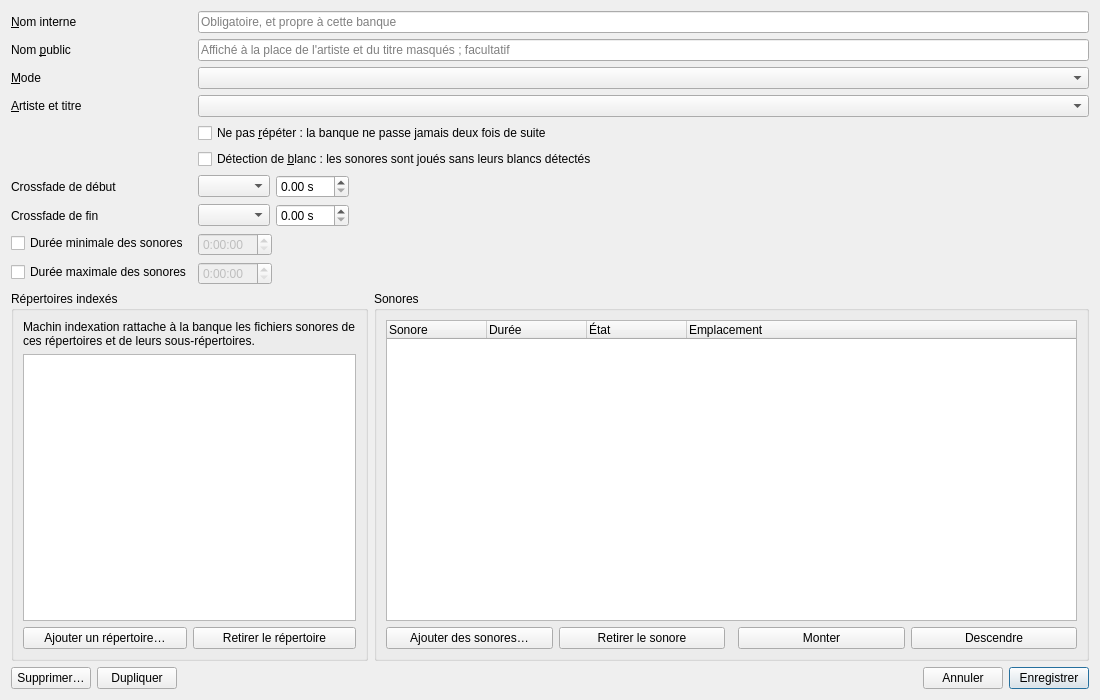
<?xml version="1.0" encoding="UTF-8"?>
<ui version="4.0">
 <class>FicheBanque</class>
 <widget class="QWidget" name="FicheBanque">
  <property name="geometry">
   <rect>
    <x>0</x>
    <y>0</y>
    <width>1100</width>
    <height>700</height>
   </rect>
  </property>
  <layout class="QVBoxLayout" name="disposition" stretch="0,1,0">
   <item>
    <layout class="QFormLayout" name="formulaire">
     <item row="0" column="0">
      <widget class="QLabel" name="etiquette_nom_interne">
       <property name="text">
        <string>&amp;Nom interne</string>
       </property>
       <property name="buddy">
        <cstring>nom_interne</cstring>
       </property>
      </widget>
     </item>
     <item row="0" column="1">
      <widget class="QLineEdit" name="nom_interne">
       <property name="maxLength">
        <number>255</number>
       </property>
       <property name="placeholderText">
        <string>Obligatoire, et propre à cette banque</string>
       </property>
      </widget>
     </item>
     <item row="1" column="0">
      <widget class="QLabel" name="etiquette_nom_public">
       <property name="text">
        <string>Nom &amp;public</string>
       </property>
       <property name="buddy">
        <cstring>nom_public</cstring>
       </property>
      </widget>
     </item>
     <item row="1" column="1">
      <widget class="QLineEdit" name="nom_public">
       <property name="maxLength">
        <number>255</number>
       </property>
       <property name="placeholderText">
        <string>Affiché à la place de l'artiste et du titre masqués ; facultatif</string>
       </property>
      </widget>
     </item>
     <item row="2" column="0">
      <widget class="QLabel" name="etiquette_mode">
       <property name="text">
        <string>&amp;Mode</string>
       </property>
       <property name="buddy">
        <cstring>mode</cstring>
       </property>
      </widget>
     </item>
     <item row="2" column="1">
      <widget class="QComboBox" name="mode"/>
     </item>
     <item row="3" column="0">
      <widget class="QLabel" name="etiquette_masquage">
       <property name="text">
        <string>&amp;Artiste et titre</string>
       </property>
       <property name="buddy">
        <cstring>masquage</cstring>
       </property>
      </widget>
     </item>
     <item row="3" column="1">
      <widget class="QComboBox" name="masquage"/>
     </item>
     <item row="4" column="1">
      <widget class="QCheckBox" name="ne_pas_repeter">
       <property name="text">
        <string>Ne pas &amp;répéter : la banque ne passe jamais deux fois de suite</string>
       </property>
      </widget>
     </item>
     <item row="5" column="1">
      <widget class="QCheckBox" name="detection_blancs">
       <property name="text">
        <string>Détection de &amp;blanc : les sonores sont joués sans leurs blancs détectés</string>
       </property>
       <property name="toolTip">
        <string>Chaque sonore joué via la banque commence à son début détecté et s'arrête à sa fin détectée, mesurés par l'audit complet.</string>
       </property>
      </widget>
     </item>
     <item row="6" column="0">
      <widget class="QLabel" name="etiquette_crossfade_debut">
       <property name="text">
        <string>Crossfade de début</string>
       </property>
       <property name="buddy">
        <cstring>regle_crossfade_debut</cstring>
       </property>
      </widget>
     </item>
     <item row="6" column="1">
      <layout class="QHBoxLayout" name="disposition_crossfade_debut" stretch="0,0,1">
       <item>
        <widget class="QComboBox" name="regle_crossfade_debut">
         <property name="toolTip">
          <string>Le crossfade de début des sonores joués via cette banque : le leur, celui de la banque pour ceux qui n'en ont pas, ou celui de la banque pour tous</string>
         </property>
        </widget>
       </item>
       <item>
        <widget class="QDoubleSpinBox" name="crossfade_debut">
         <property name="suffix">
          <string> s</string>
         </property>
         <property name="decimals">
          <number>2</number>
         </property>
         <property name="maximum">
          <double>600.0</double>
         </property>
         <property name="singleStep">
          <double>0.5</double>
         </property>
        </widget>
       </item>
       <item>
        <spacer name="espace_crossfade_debut">
         <property name="orientation">
          <enum>Qt::Orientation::Horizontal</enum>
         </property>
        </spacer>
       </item>
      </layout>
     </item>
     <item row="7" column="0">
      <widget class="QLabel" name="etiquette_crossfade_fin">
       <property name="text">
        <string>Crossfade de fin</string>
       </property>
       <property name="buddy">
        <cstring>regle_crossfade_fin</cstring>
       </property>
      </widget>
     </item>
     <item row="7" column="1">
      <layout class="QHBoxLayout" name="disposition_crossfade_fin" stretch="0,0,1">
       <item>
        <widget class="QComboBox" name="regle_crossfade_fin">
         <property name="toolTip">
          <string>Le crossfade de fin des sonores joués via cette banque : le leur, celui de la banque pour ceux qui n'en ont pas, ou celui de la banque pour tous</string>
         </property>
        </widget>
       </item>
       <item>
        <widget class="QDoubleSpinBox" name="crossfade_fin">
         <property name="suffix">
          <string> s</string>
         </property>
         <property name="decimals">
          <number>2</number>
         </property>
         <property name="maximum">
          <double>600.0</double>
         </property>
         <property name="singleStep">
          <double>0.5</double>
         </property>
        </widget>
       </item>
       <item>
        <spacer name="espace_crossfade_fin">
         <property name="orientation">
          <enum>Qt::Orientation::Horizontal</enum>
         </property>
        </spacer>
       </item>
      </layout>
     </item>
     <item row="8" column="0">
      <widget class="QCheckBox" name="a_duree_min">
       <property name="text">
        <string>Durée minimale des sonores</string>
       </property>
       <property name="toolTip">
        <string>Facultative : un sonore de la banque qui en sort est signalé, sans être refusé</string>
       </property>
      </widget>
     </item>
     <item row="8" column="1">
      <layout class="QHBoxLayout" name="disposition_duree_min" stretch="0,1">
       <item>
        <widget class="QTimeEdit" name="duree_min">
         <property name="enabled">
          <bool>false</bool>
         </property>
         <property name="displayFormat">
          <string>H:mm:ss</string>
         </property>
        </widget>
       </item>
       <item>
        <spacer name="espace_duree_min">
         <property name="orientation">
          <enum>Qt::Orientation::Horizontal</enum>
         </property>
        </spacer>
       </item>
      </layout>
     </item>
     <item row="9" column="0">
      <widget class="QCheckBox" name="a_duree_max">
       <property name="text">
        <string>Durée maximale des sonores</string>
       </property>
       <property name="toolTip">
        <string>Facultative : un sonore de la banque qui en sort est signalé, sans être refusé</string>
       </property>
      </widget>
     </item>
     <item row="9" column="1">
      <layout class="QHBoxLayout" name="disposition_duree_max" stretch="0,1">
       <item>
        <widget class="QTimeEdit" name="duree_max">
         <property name="enabled">
          <bool>false</bool>
         </property>
         <property name="displayFormat">
          <string>H:mm:ss</string>
         </property>
        </widget>
       </item>
       <item>
        <spacer name="espace_duree_max">
         <property name="orientation">
          <enum>Qt::Orientation::Horizontal</enum>
         </property>
        </spacer>
       </item>
      </layout>
     </item>
    </layout>
   </item>
   <item>
    <layout class="QHBoxLayout" name="listes" stretch="1,2">
     <item>
      <widget class="QGroupBox" name="groupe_repertoires">
       <property name="title">
        <string>Répertoires indexés</string>
       </property>
       <layout class="QVBoxLayout" name="disposition_repertoires">
        <item>
         <widget class="QLabel" name="explication_repertoires">
          <property name="text">
           <string>Machin indexation rattache à la banque les fichiers sonores de ces répertoires et de leurs sous-répertoires.</string>
          </property>
          <property name="wordWrap">
           <bool>true</bool>
          </property>
         </widget>
        </item>
        <item>
         <widget class="QListWidget" name="repertoires">
          <property name="alternatingRowColors">
           <bool>true</bool>
          </property>
         </widget>
        </item>
        <item>
         <layout class="QHBoxLayout" name="boutons_repertoires">
          <item>
           <widget class="QPushButton" name="ajouter_repertoire">
            <property name="text">
             <string>Ajouter un répertoire…</string>
            </property>
           </widget>
          </item>
          <item>
           <widget class="QPushButton" name="retirer_repertoire">
            <property name="text">
             <string>Retirer le répertoire</string>
            </property>
           </widget>
          </item>
         </layout>
        </item>
       </layout>
      </widget>
     </item>
     <item>
      <widget class="QGroupBox" name="groupe_sonores">
       <property name="title">
        <string>Sonores</string>
       </property>
       <layout class="QVBoxLayout" name="disposition_sonores">
        <item>
         <widget class="QTreeWidget" name="sonores">
          <property name="alternatingRowColors">
           <bool>true</bool>
          </property>
          <property name="selectionMode">
           <enum>QAbstractItemView::SelectionMode::ExtendedSelection</enum>
          </property>
          <property name="rootIsDecorated">
           <bool>false</bool>
          </property>
          <property name="uniformRowHeights">
           <bool>true</bool>
          </property>
          <column>
           <property name="text">
            <string>Sonore</string>
           </property>
          </column>
          <column>
           <property name="text">
            <string>Durée</string>
           </property>
          </column>
          <column>
           <property name="text">
            <string>État</string>
           </property>
          </column>
          <column>
           <property name="text">
            <string>Emplacement</string>
           </property>
          </column>
         </widget>
        </item>
        <item>
         <layout class="QHBoxLayout" name="boutons_sonores">
          <item>
           <widget class="QPushButton" name="ajouter_sonores">
            <property name="text">
             <string>Ajouter des sonores…</string>
            </property>
           </widget>
          </item>
          <item>
           <widget class="QPushButton" name="retirer_sonore">
            <property name="text">
             <string>Retirer le sonore</string>
            </property>
           </widget>
          </item>
          <item>
           <spacer name="espace_sonores">
            <property name="orientation">
             <enum>Qt::Orientation::Horizontal</enum>
            </property>
           </spacer>
          </item>
          <item>
           <widget class="QPushButton" name="monter">
            <property name="text">
             <string>Monter</string>
            </property>
           </widget>
          </item>
          <item>
           <widget class="QPushButton" name="descendre">
            <property name="text">
             <string>Descendre</string>
            </property>
           </widget>
          </item>
         </layout>
        </item>
       </layout>
      </widget>
     </item>
    </layout>
   </item>
   <item>
    <layout class="QHBoxLayout" name="pied" stretch="0,0,1,0,0">
     <item>
      <widget class="QPushButton" name="supprimer">
       <property name="text">
        <string>Supprimer…</string>
       </property>
       <property name="toolTip">
        <string>Supprime l'élément de la base, après confirmation ; aucun fichier n'est touché.</string>
       </property>
      </widget>
     </item>
     <item>
      <widget class="QPushButton" name="dupliquer">
       <property name="text">
        <string>Dupliquer</string>
       </property>
       <property name="toolTip">
        <string>Ouvre une copie de l'élément dans une nouvelle fiche ; rien n'est enregistré avant « Enregistrer ».</string>
       </property>
      </widget>
     </item>
     <item>
      <widget class="QLabel" name="message">
       <property name="wordWrap">
        <bool>true</bool>
       </property>
      </widget>
     </item>
     <item>
      <widget class="QPushButton" name="annuler">
       <property name="text">
        <string>Annuler</string>
       </property>
      </widget>
     </item>
     <item>
      <widget class="QPushButton" name="enregistrer">
       <property name="text">
        <string>Enregistrer</string>
       </property>
       <property name="default">
        <bool>true</bool>
       </property>
      </widget>
     </item>
    </layout>
   </item>
  </layout>
 </widget>
 <resources/>
 <connections/>
</ui>
